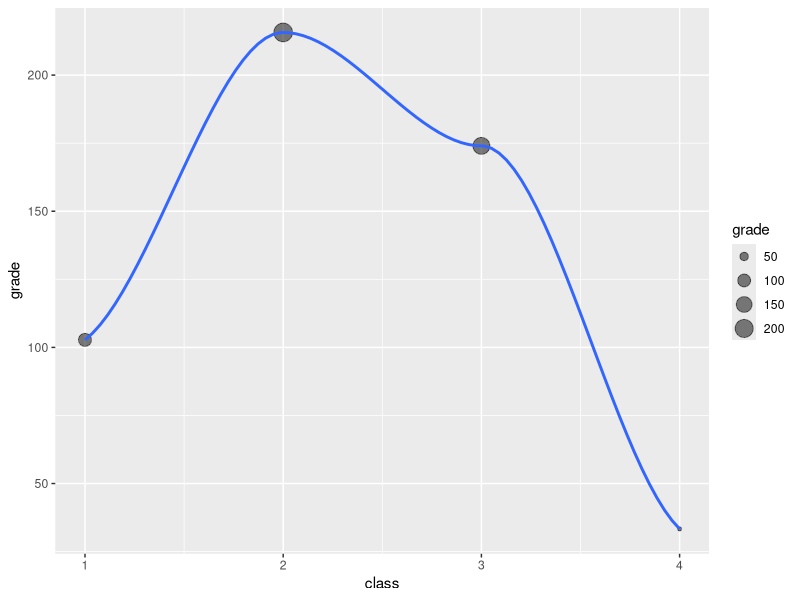
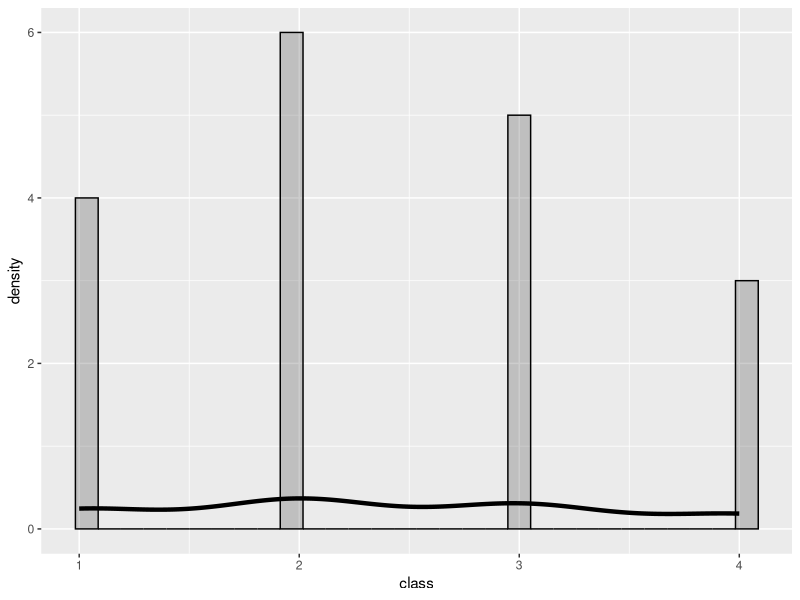
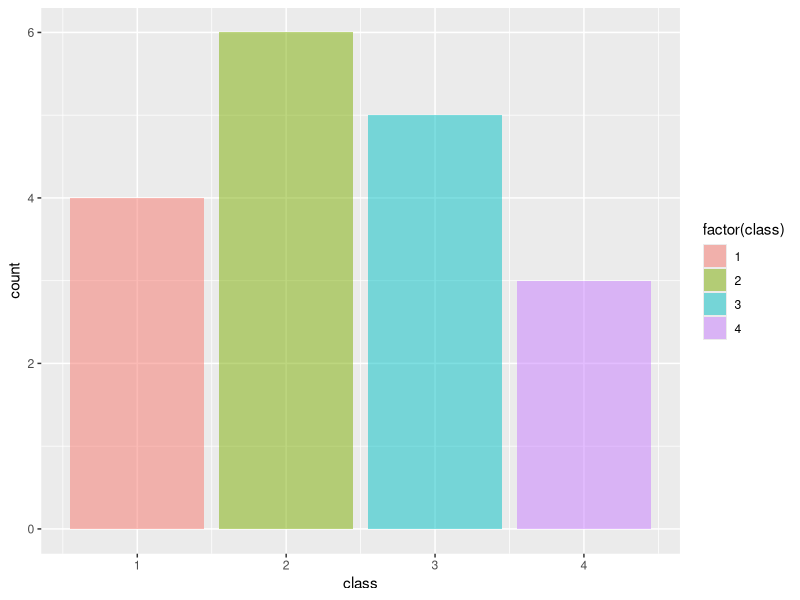

The R source for these figures, in order: (Note: this script raises an error after producing the figures.)
library(ggplot2)
library(reshape2)
class<-c(1,1,1,1,2,3,3,2,2,2,3,4,4,4,3,2,2,3)
grade<-c(12,324,23,52,23,534,23,534,234,435,234,43,23,34,23,45,23,56)
data<-data.frame(class,grade)
d1<-melt(data,id='class')
d2<-dcast(d1,class~variable,mean)
#点状图
#p<-ggplot(data=mpg,mapping=aes(x=cty,y=hwy))
#p+geom_point(aes(colour=factor(year),size=displ),alpha=0.5,position="jitter")+stat_smooth()+scale_color_manual(values=c('blue2','red4'))+scale_size_continous(range=c(4,10))+coord_cartesian(xlim=c(15,25),ylim=(c(15,40))+facet_wrap(~year,ncol=1)+opts(title=' ')+labs(y=' ',x=' ')+guides(size=guide_legend(title=''),colour=guide_legend(title='',override.aes=list(size=5)))
p<-ggplot(data=d2,mapping=aes(x=class,y=grade))
p+geom_point(aes(size=grade),alpha=0.5)+stat_smooth()

#柱形图
#很简单，单变量就好了
#p<-ggplot(mpg,aes(x=hxy))
#p+geom_histogram(aes(fill=factor(year),y=..density..),alpha=0.3,colour='black')+stat_density(geom='line',position='identity',size=1.5,aes(colour=factor(year)))+facet_wrap(~year,ncol=1)
p<-ggplot(d1,aes(x=class))
p+geom_histogram(alpha=0.3,colour='black')+stat_density(geom='line',position='identity',size=1.5)



#条形图（直方图）
#很简单，单变量就好了，但直方图可以多变量
#p<-ggplot(mpg, aes(x=class))
#p+geom_bar(aes(fill=factor(class2)),position='identity',alpha=0.5)+facet_wrap(~year)
p<-ggplot(d1, aes(x=class))
p+geom_bar(aes(fill=factor(class)),alpha=0.5)
p<-ggplot(d2, aes(x=class,y=grade))
p+geom_bar(aes(fill=factor(class)),alpha=0.5)


ggplot()+geom_bar(aes(x=c(LETTERS[1:3]),y=1:3), stat="identity")

ggplot(d1)+geom_density(aes(x=class, colour='red'))

#饼状图
#p<-ggplot(mpg,aes(x=factor(1),fill=factor(class)))+geom_bar(width=1)
#p+coord_polar(theta="y")
p<-ggplot(mpg,aes(x=factor(1),fill=factor(class)))+geom_bar(width=1)
p+coord_polar(theta="y")

#箱线图
#p<-ggplot(mpg, aes(class,hwy,fill=class))
#p+geom_boxplot()
p<-ggplot(d1, aes(class,value,fill=class))
p+geom_boxplot()

#折线图

#树图

#地图